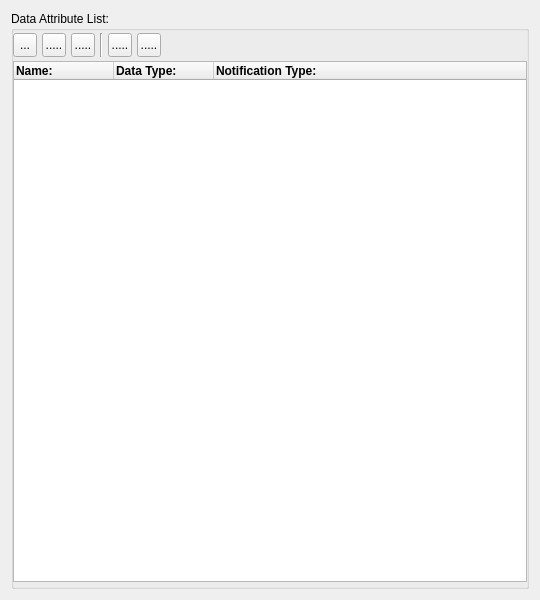
<?xml version="1.0" encoding="UTF-8"?>
<ui version="4.0">
 <class>SIAttributeList</class>
 <widget class="QWidget" name="SIAttributeList">
  <property name="geometry">
   <rect>
    <x>0</x>
    <y>0</y>
    <width>540</width>
    <height>600</height>
   </rect>
  </property>
  <property name="windowTitle">
   <string>Form</string>
  </property>
  <layout class="QVBoxLayout" name="verticalLayout_3">
   <item>
    <widget class="QGroupBox" name="groupBoxDetails">
     <property name="title">
      <string>Data Attribute List:</string>
     </property>
     <widget class="QWidget" name="widget" native="true">
      <property name="geometry">
       <rect>
        <x>0</x>
        <y>20</y>
        <width>152</width>
        <height>28</height>
       </rect>
      </property>
      <layout class="QHBoxLayout" name="horizontalLayout">
       <property name="spacing">
        <number>5</number>
       </property>
       <property name="leftMargin">
        <number>2</number>
       </property>
       <property name="topMargin">
        <number>2</number>
       </property>
       <property name="rightMargin">
        <number>2</number>
       </property>
       <property name="bottomMargin">
        <number>2</number>
       </property>
       <item>
        <widget class="QToolButton" name="toolAddAttribute">
         <property name="maximumSize">
          <size>
           <width>24</width>
           <height>24</height>
          </size>
         </property>
         <property name="baseSize">
          <size>
           <width>24</width>
           <height>24</height>
          </size>
         </property>
         <property name="cursor">
          <cursorShape>PointingHandCursor</cursorShape>
         </property>
         <property name="mouseTracking">
          <bool>true</bool>
         </property>
         <property name="toolTip">
          <string>Create and add new attribute entry</string>
         </property>
         <property name="text">
          <string>...</string>
         </property>
         <property name="icon">
          <iconset resource="../../../res/lusan.qrc">
           <normaloff>:/icons/entry add</normaloff>:/icons/entry add</iconset>
         </property>
         <property name="iconSize">
          <size>
           <width>25</width>
           <height>25</height>
          </size>
         </property>
         <property name="shortcut">
          <string notr="true">Ctrl+A</string>
         </property>
        </widget>
       </item>
       <item>
        <widget class="QToolButton" name="toolDeleteAttribute">
         <property name="maximumSize">
          <size>
           <width>24</width>
           <height>24</height>
          </size>
         </property>
         <property name="baseSize">
          <size>
           <width>24</width>
           <height>24</height>
          </size>
         </property>
         <property name="cursor">
          <cursorShape>PointingHandCursor</cursorShape>
         </property>
         <property name="mouseTracking">
          <bool>true</bool>
         </property>
         <property name="toolTip">
          <string>Delete selected attribute entry</string>
         </property>
         <property name="text">
          <string>.....</string>
         </property>
         <property name="icon">
          <iconset resource="../../../res/lusan.qrc">
           <normaloff>:/icons/entry delete</normaloff>:/icons/entry delete</iconset>
         </property>
         <property name="iconSize">
          <size>
           <width>25</width>
           <height>25</height>
          </size>
         </property>
         <property name="shortcut">
          <string notr="true">Ctrl+D</string>
         </property>
        </widget>
       </item>
       <item>
        <widget class="QToolButton" name="toolInsertAttribute">
         <property name="maximumSize">
          <size>
           <width>24</width>
           <height>24</height>
          </size>
         </property>
         <property name="baseSize">
          <size>
           <width>24</width>
           <height>24</height>
          </size>
         </property>
         <property name="cursor">
          <cursorShape>PointingHandCursor</cursorShape>
         </property>
         <property name="mouseTracking">
          <bool>true</bool>
         </property>
         <property name="toolTip">
          <string>Create and insert new attribute entry at selected position</string>
         </property>
         <property name="text">
          <string>.....</string>
         </property>
         <property name="icon">
          <iconset resource="../../../res/lusan.qrc">
           <normaloff>:/icons/entry insert</normaloff>:/icons/entry insert</iconset>
         </property>
         <property name="iconSize">
          <size>
           <width>25</width>
           <height>25</height>
          </size>
         </property>
         <property name="shortcut">
          <string notr="true">Ctrl+T</string>
         </property>
        </widget>
       </item>
       <item>
        <widget class="Line" name="line_2">
         <property name="maximumSize">
          <size>
           <width>24</width>
           <height>24</height>
          </size>
         </property>
         <property name="baseSize">
          <size>
           <width>24</width>
           <height>24</height>
          </size>
         </property>
         <property name="orientation">
          <enum>Qt::Orientation::Vertical</enum>
         </property>
        </widget>
       </item>
       <item>
        <widget class="QToolButton" name="toolMoveUp">
         <property name="maximumSize">
          <size>
           <width>24</width>
           <height>24</height>
          </size>
         </property>
         <property name="baseSize">
          <size>
           <width>24</width>
           <height>24</height>
          </size>
         </property>
         <property name="cursor">
          <cursorShape>PointingHandCursor</cursorShape>
         </property>
         <property name="mouseTracking">
          <bool>true</bool>
         </property>
         <property name="toolTip">
          <string>Move selection up.</string>
         </property>
         <property name="text">
          <string>.....</string>
         </property>
         <property name="icon">
          <iconset resource="../../../res/lusan.qrc">
           <normaloff>:/icons/move up</normaloff>:/icons/move up</iconset>
         </property>
         <property name="iconSize">
          <size>
           <width>25</width>
           <height>25</height>
          </size>
         </property>
         <property name="shortcut">
          <string notr="true">Ctrl+Up</string>
         </property>
        </widget>
       </item>
       <item>
        <widget class="QToolButton" name="toolMoveDown">
         <property name="maximumSize">
          <size>
           <width>24</width>
           <height>24</height>
          </size>
         </property>
         <property name="baseSize">
          <size>
           <width>24</width>
           <height>24</height>
          </size>
         </property>
         <property name="cursor">
          <cursorShape>PointingHandCursor</cursorShape>
         </property>
         <property name="mouseTracking">
          <bool>true</bool>
         </property>
         <property name="toolTip">
          <string>Move selection down.</string>
         </property>
         <property name="text">
          <string>.....</string>
         </property>
         <property name="icon">
          <iconset resource="../../../res/lusan.qrc">
           <normaloff>:/icons/move down</normaloff>:/icons/move down</iconset>
         </property>
         <property name="iconSize">
          <size>
           <width>25</width>
           <height>25</height>
          </size>
         </property>
         <property name="shortcut">
          <string notr="true">Ctrl+Down</string>
         </property>
        </widget>
       </item>
      </layout>
     </widget>
     <widget class="QWidget" name="horizontalLayoutWidget_2">
      <property name="geometry">
       <rect>
        <x>2</x>
        <y>50</y>
        <width>521</width>
        <height>521</height>
       </rect>
      </property>
      <layout class="QHBoxLayout" name="horizontalLayout_2">
       <property name="rightMargin">
        <number>7</number>
       </property>
       <item>
        <widget class="QTableWidget" name="tableAttributes">
         <property name="cursor" stdset="0">
          <cursorShape>PointingHandCursor</cursorShape>
         </property>
         <property name="mouseTracking">
          <bool>true</bool>
         </property>
         <property name="contextMenuPolicy">
          <enum>Qt::ContextMenuPolicy::NoContextMenu</enum>
         </property>
         <property name="autoFillBackground">
          <bool>true</bool>
         </property>
         <property name="midLineWidth">
          <number>1</number>
         </property>
         <property name="verticalScrollBarPolicy">
          <enum>Qt::ScrollBarPolicy::ScrollBarAsNeeded</enum>
         </property>
         <property name="editTriggers">
          <set>QAbstractItemView::EditTrigger::DoubleClicked|QAbstractItemView::EditTrigger::SelectedClicked</set>
         </property>
         <property name="showDropIndicator" stdset="0">
          <bool>false</bool>
         </property>
         <property name="dragDropOverwriteMode">
          <bool>false</bool>
         </property>
         <property name="selectionMode">
          <enum>QAbstractItemView::SelectionMode::SingleSelection</enum>
         </property>
         <property name="selectionBehavior">
          <enum>QAbstractItemView::SelectionBehavior::SelectRows</enum>
         </property>
         <property name="iconSize">
          <size>
           <width>16</width>
           <height>16</height>
          </size>
         </property>
         <property name="textElideMode">
          <enum>Qt::TextElideMode::ElideLeft</enum>
         </property>
         <property name="sortingEnabled">
          <bool>true</bool>
         </property>
         <property name="wordWrap">
          <bool>false</bool>
         </property>
         <property name="cornerButtonEnabled">
          <bool>false</bool>
         </property>
         <property name="columnCount">
          <number>3</number>
         </property>
         <attribute name="horizontalHeaderCascadingSectionResizes">
          <bool>true</bool>
         </attribute>
         <attribute name="horizontalHeaderMinimumSectionSize">
          <number>40</number>
         </attribute>
         <attribute name="horizontalHeaderShowSortIndicator" stdset="0">
          <bool>false</bool>
         </attribute>
         <attribute name="horizontalHeaderStretchLastSection">
          <bool>true</bool>
         </attribute>
         <attribute name="verticalHeaderVisible">
          <bool>false</bool>
         </attribute>
         <attribute name="verticalHeaderHighlightSections">
          <bool>false</bool>
         </attribute>
         <column>
          <property name="text">
           <string>Name:</string>
          </property>
          <property name="font">
           <font>
            <bold>true</bold>
            <kerning>true</kerning>
           </font>
          </property>
          <property name="textAlignment">
           <set>AlignLeading|AlignVCenter</set>
          </property>
         </column>
         <column>
          <property name="text">
           <string>Data Type:</string>
          </property>
          <property name="font">
           <font>
            <bold>true</bold>
            <kerning>true</kerning>
           </font>
          </property>
          <property name="textAlignment">
           <set>AlignLeading|AlignVCenter</set>
          </property>
         </column>
         <column>
          <property name="text">
           <string>Notification Type:</string>
          </property>
          <property name="font">
           <font>
            <bold>true</bold>
            <kerning>true</kerning>
           </font>
          </property>
          <property name="textAlignment">
           <set>AlignLeading|AlignVCenter</set>
          </property>
         </column>
        </widget>
       </item>
      </layout>
     </widget>
    </widget>
   </item>
  </layout>
 </widget>
 <resources>
  <include location="../../../res/lusan.qrc"/>
 </resources>
 <connections/>
</ui>
